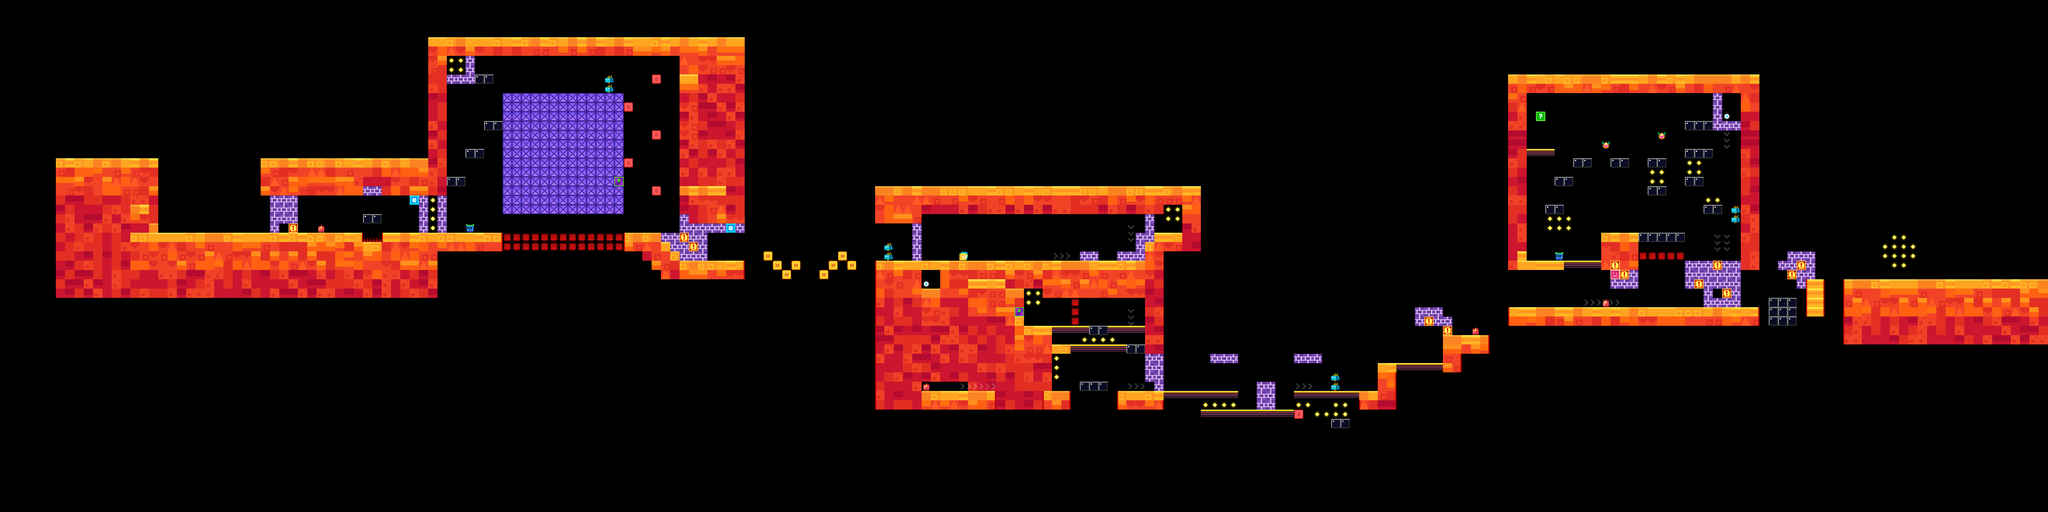

This is a level from a 2D game, rendered from its Tiled map with the project's own tilesets. A one-line summary and the map file follow, with tile-layer data summarised:
An orthogonal 220x55 tile map with 64x64 px tiles, 7 tile layers (mainBG, main, mask, extra_area1, ...) and 292 objects (73x DeadZone, 61x CameraYFreeze, 43x AddItem, 18x ShowMask, 14x platform, ...).

<map version="1.0" orientation="orthogonal" renderorder="right-down" width="220" height="55" tilewidth="64" tileheight="64" nextobjectid="3256">
 <properties>
  <property name="ArmorSlime" value="1" />
  <property name="Carrot" value="1" />
  <property name="DogSlime" value="1" />
  <property name="Slime" value="1" />
  <property name="bg" value="lyBG6_1" />
 </properties>
 <tileset firstgid="1" name="forest" tilewidth="70" tileheight="70">
  <tileoffset x="-3" y="3" />
  <image source="forest5_1.png" width="700" height="980" />
  <tile id="0">
   <properties>
    <property name="maxX" value="87" />
    <property name="maxY" value="63" />
    <property name="x" value="77" />
    <property name="y" value="61" />
   </properties>
  </tile>
 </tileset>
 <layer name="mainBG" width="220" height="55">
  <data>[12100 cells, 0 non-empty, 0 distinct tile ids]</data>
 </layer>
 <layer name="main" width="220" height="55">
  <data>[12100 cells, 1876 non-empty, 40 distinct tile ids]</data>
 </layer>
 <layer name="mask" width="220" height="55">
  <data>[12100 cells, 157 non-empty, 16 distinct tile ids]</data>
 </layer>
 <layer name="extra_area1" width="220" height="55">
  <properties>
   <property name="isShow" value="1" />
   <property name="maxX" value="66" />
   <property name="maxY" value="22" />
   <property name="x" value="54" />
   <property name="y" value="10" />
  </properties>
  <data>[12100 cells, 169 non-empty, 2 distinct tile ids]</data>
 </layer>
 <layer name="extra_area2" width="220" height="55">
  <properties>
   <property name="isShow" value="1" />
   <property name="maxX" value="114" />
   <property name="maxY" value="43" />
   <property name="x" value="99" />
   <property name="y" value="28" />
  </properties>
  <data>[12100 cells, 164 non-empty, 17 distinct tile ids]</data>
 </layer>
 <layer name="extra_area3" width="220" height="55">
  <properties>
   <property name="maxX" value="184" />
   <property name="maxY" value="22" />
   <property name="x" value="166" />
   <property name="y" value="16" />
  </properties>
  <data>[12100 cells, 19 non-empty, 1 distinct tile ids]</data>
 </layer>
 <objectgroup name="objConfig">
  <object id="2903" name="-2,0,0,0" type="enemy" gid="101" x="2176" y="1600" />
  <object id="2904" type="player" gid="120" x="1216" y="1600" />
  <object id="2923" name="0,0,3,0" type="enemy" gid="101" x="6336" y="2688" />
  <object id="2928" name="-2,0,1,0" type="enemy" gid="101" x="10112" y="2304" />
  <object id="2932" name="-2,0,2,0" type="enemy" gid="101" x="3200" y="1600" />
  <object id="2933" name="3" type="platform" gid="102" x="4288" y="768" width="3" height="1" />
  <object id="2934" name="3" type="platform" gid="102" x="4480" y="960" width="3" height="1" />
  <object id="2935" name="3" type="platform" gid="102" x="4288" y="1152" width="3" height="1" />
  <object id="2936" name="4" type="platform" gid="102" x="4480" y="1344" width="3" height="1" />
  <object id="2937" name="(0,2);[1,-1];[1,1];[1,-1];X" type="platform" gid="102" x="5248" y="1792" width="1" height="1" />
  <object id="2938" name="(0,-1);(0,2);(0,-1)" type="platform" gid="102" x="5312" y="1856" width="1" height="1" />
  <object id="2940" name="(0,-1);(0,2);(0,-1)" type="platform" gid="102" x="5824" y="1856" width="1" height="1" />
  <object id="2941" name="(0,1);(0,-2);(0,1)" type="platform" gid="102" x="5440" y="1856" width="1" height="1" />
  <object id="2942" name="(0,1);(0,-2);(0,1)" type="platform" gid="102" x="5696" y="1856" width="1" height="1" />
  <object id="2943" name="(0,-2)" type="platform" gid="102" x="5376" y="1920" width="1" height="1" />
  <object id="2944" name="(0,-2);[1,1];[1,-1];[1,1];X" type="platform" gid="102" x="5632" y="1920" width="1" height="1" />
  <object id="2946" name="(0,2)" type="platform" gid="102" x="5760" y="1792" width="1" height="1" />
  <object id="2961" name="3" type="platform" gid="102" x="8896" y="2880" width="4" height="1" />
  <object id="2966" name="-1,0,2,0" type="enemy" gid="101" x="10688" y="1792" />
  <object id="2986" name="-3,0,1,0" type="enemy" gid="101" x="11008" y="2112" />
  <object id="2987" name="-2,0,1,0" type="enemy" gid="101" x="11008" y="1024" />
  <object id="2988" name="-1,0,2,0" type="enemy" gid="101" x="11392" y="960" />
  <object id="3172" name="3" type="platform" gid="102" x="4480" y="576" width="3" height="1" />
 </objectgroup>
 <objectgroup name="triggerConfig">
  <object id="2908" name="coinList2" type="ShowCoins" gid="105" x="6784" y="2368" />
  <object id="2924" name="extra_area2" type="HideExtra" gid="105" x="6976" y="2176" />
  <object id="2925" type="HideMask" gid="103" x="7744" y="1792" />
  <object id="2926" name="extra_area1" type="HideExtra" gid="105" x="4224" y="1280" />
  <object id="2927" name="coinList1" type="ShowCoins" gid="105" x="4160" y="1408" />
  <object id="2929" type="HideMask" gid="103" x="7424" y="1792" />
  <object id="2930" type="HideMask" gid="103" x="7488" y="1792" />
  <object id="2931" name="boxBomb" type="AddItem" gid="105" x="2816" y="1408" />
  <object id="2947" type="HideMask" gid="103" x="1024" y="1600" />
  <object id="2948" type="ShowMask" gid="104" x="1088" y="1600" />
  <object id="2962" type="ShowMask" gid="104" x="9088" y="2688" />
  <object id="2963" type="ShowMask" gid="104" x="9088" y="2624" />
  <object id="2964" type="ShowMask" gid="104" x="9088" y="2496" />
  <object id="2965" type="ShowMask" gid="104" x="9088" y="2560" />
  <object id="2967" type="ShowMask" gid="104" x="10496" y="1728" />
  <object id="2968" type="HideMask" gid="103" x="10496" y="1792" />
  <object id="2969" type="HideMask" gid="103" x="10560" y="1792" />
  <object id="2970" type="ShowMask" gid="104" x="10560" y="1728" />
  <object id="2971" type="ShowMask" gid="104" x="10624" y="1792" />
  <object id="2972" type="ShowMask" gid="104" x="10624" y="1728" />
  <object id="2973" name="coinList3" type="ShowCoins" gid="105" x="10560" y="832" />
  <object id="2993" name="extra_area3" type="ShowExtra" gid="105" x="10432" y="1792" />
  <object id="2998" type="CameraYFreeze" gid="103" x="6848" y="2816" />
  <object id="2999" type="DeadZone" gid="104" x="6848" y="3072" />
  <object id="3000" type="CameraYFreeze" gid="103" x="6912" y="2816" />
  <object id="3001" type="DeadZone" gid="104" x="6912" y="3072" />
  </objectgroup>
 <objectgroup name="coinList1">
  <!-- 56 objects omitted --></objectgroup>
 <objectgroup name="coinList2">
  <!-- 29 objects omitted --></objectgroup>
 <objectgroup name="coinList3">
  <!-- 12 objects omitted --></objectgroup>
 <layer name="dangerous" width="220" height="55">
  <data>[12100 cells, 85 non-empty, 4 distinct tile ids]</data>
 </layer>
</map>
<!-- 243 of 292 objects omitted -->